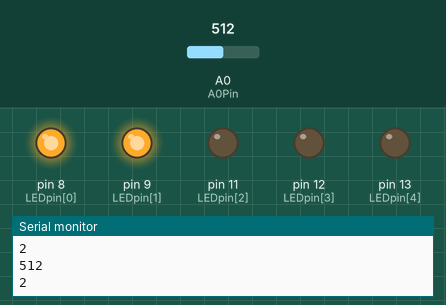
Bench run of a sketch on a simulated Arduino Uno, built with avr-gcc and run on an emulated ATmega328P. On the bench: output pins drawn as LEDs (lit = HIGH), the last lines printed to the serial monitor. The test bench sets the inputs (shaded band); at power-on: A0 (A0Pin) = 512.

Above: at 1.2 s.
1.3 s: A0 (A0Pin) set to 673
2.8 s: A0 (A0Pin) set to 698
At 3.2 s:
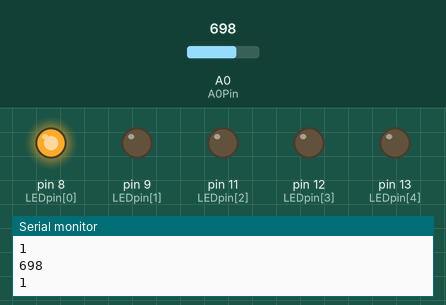
4.3 s: A0 (A0Pin) set to 511
At 5.6 s:
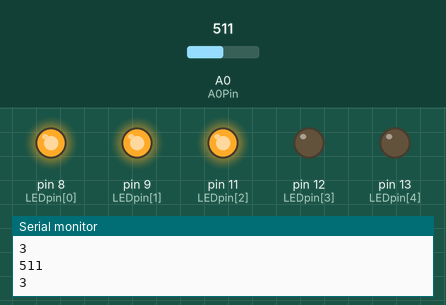
5.9 s: A0 (A0Pin) set to 354
7.4 s: A0 (A0Pin) set to 325
At 8.3 s:
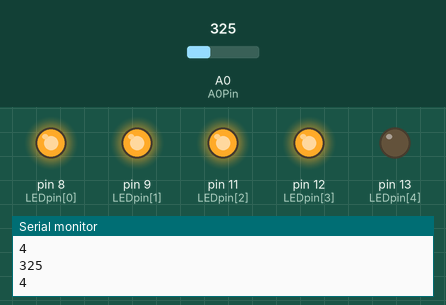
8.9 s: A0 (A0Pin) set to 716
At 9.6 s:
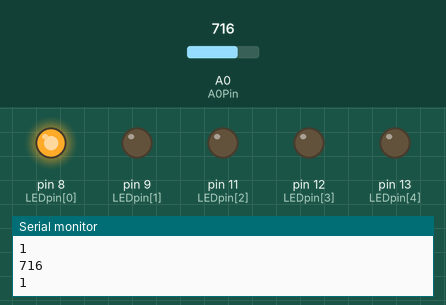
Timing chart, 0 to 11.5 s (numbered marks = the images above; inputs shaded):
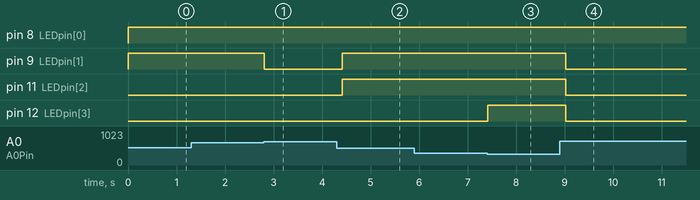

The sketch:

LightDependent.ino
```cpp
int A0Pin = A0;
int nLEDs = 5;
int LEDpin[] = {8,9,11,12,13};
int readVal;
int level;


void setup() {
  // put your setup code here, to run once:
  for (int i =0;i<5;i++){
      pinMode(LEDpin[i],OUTPUT);
    }
    pinMode(A0Pin,INPUT);
  Serial.begin(9600);

}

void loop() {
  // put your main code here, to run repeatedly:

  readVal = analogRead(A0Pin);
  Serial.println(readVal);
  level =0;
  level = map(readVal,1023,0,0,nLEDs+1);
  Serial.println(level);
  for (int i=0;i<nLEDs;i++){
    if(i < level){
      digitalWrite(LEDpin[i],HIGH);
      }
      else{
      digitalWrite(LEDpin[i],LOW);
         }
    }
    delay(200);
}
```

Measured:
- the behaviour switches between 682 and 683 on A0 (A0Pin) (found by bisection; images 0 and 1)
- the behaviour switches between 342 and 341 on A0 (A0Pin) (found by bisection; images 2 and 3)
- after the input at 2.8 s, pin 9 (LEDpin[1]): HIGH → LOW at once
- after the input at 4.3 s, pin 9 (LEDpin[1]), pin 11 (LEDpin[2]): LOW → HIGH after 0.11 s
- after the input at 7.4 s, pin 12 (LEDpin[3]): LOW → HIGH at once
- after the input at 8.9 s, pin 9 (LEDpin[1]), pin 11 (LEDpin[2]), pin 12 (LEDpin[3]): HIGH → LOW after 0.12 s
